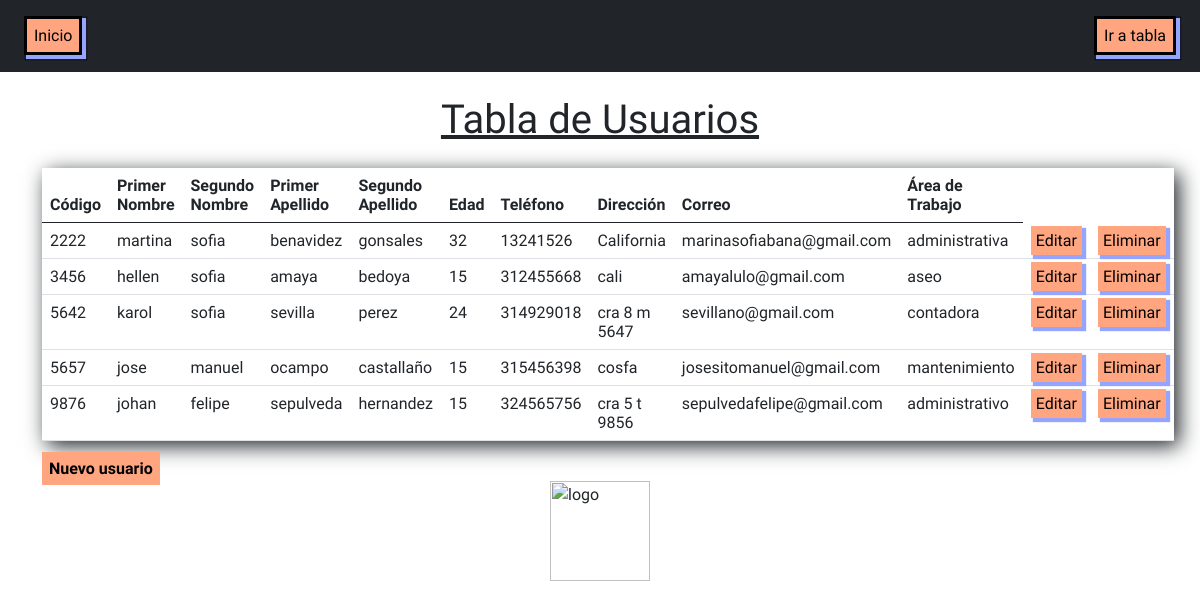
Page /tabla.php on the committed database.
### tables this page shows
CREATE TABLE `alape` (
  `Codigo` int(4) NOT NULL,
  `p_nombre` varchar(20) NOT NULL,
  `s_nombre` varchar(30) NOT NULL,
  `p_apellido` varchar(20) NOT NULL,
  `s_apellido` varchar(30) NOT NULL,
  `edad` int(2) NOT NULL,
  `telefono` int(13) NOT NULL,
  `direccion` varchar(20) NOT NULL,
  `correo` varchar(50) NOT NULL,
  `area_de_trabajo` varchar(50) NOT NULL
);

### tabla.php (the view, shortened to what this page needs)
<?php
	require('../crudProject/conexion.php');
	$query="SELECT * FROM alape";
	$resultado=$mysqli->query($query);
?>
<html>
	<head>
		<link rel="stylesheet" href="styles2.css">
		<link href="https://cdn.jsdelivr.net/npm/bootstrap@5.0.2/dist/css/bootstrap.min.css" rel="stylesheet"
>
	</head>
	<body class="body-css">
			<nav>
				<ul class="navbar navbar-dark bg-dark p-4">
					<li><a class="a-css" href="index.php">Inicio</a></li>
					<li><a class="a-css" href="tabla.php">Ir a tabla</a></li>
				</ul>
			</nav>
		<div class="container w-100">
			<center><h1 class="m-4  w-50 rounded text-decoration-underline">Tabla de Usuarios</h1></center>
			<table class="tabla2-css table table-responsive">
				<thead>
					<tr>
						<td><b>Código</b></td>
						<td><b>Primer Nombre</b></td>
						<td><b>Segundo Nombre</b></td>
						<td><b>Primer Apellido</b></td>
						<td><b>Segundo Apellido</b></td>
						<td><b>Edad</b></td>
						<td><b>Teléfono</b></td>
						<td><b>Dirección</b></td>
						<td><b>Correo</b></td>
						<td><b>Área de Trabajo</b></td>
					</tr>
					<tbody>
						<?php while($row=$resultado->fetch_assoc())
						{
							echo
							"<tr>"
								."<td>".$row["Codigo"]."</td>"
								."<td>".$row["p_nombre"]."</td>"
								."<td>".$row["s_nombre"]."</td>"
								."<td>".$row["p_apellido"]."</td>"
								."<td>".$row["s_apellido"]."</td>"
								."<td>".$row["edad"]."</td>"
								."<td>".$row["telefono"]."</td>"
								."<td>".$row["direccion"]."</td>"
								."<td>".$row["correo"]."</td>"
								."<td>".$row["area_de_trabajo"]."</td>"
								."<td>"."<a <a class='a2-css' href=' modificar.php?id=".$row['Codigo']." '> Editar</a>"."</td>"
								."<td>"." <a class='a2-css' href=' eliminar.php?id=".$row['Codigo']." '> Eliminar</a>"."</td>"
							."</tr>";
						}
						?>
					</tbody>
				</table>
				<a href="index.php" class="nuevo-usuario">Nuevo usuario</a>
		</div>
		<footer>
		<img width="100px" class="img-fluid mx-auto d-block " src="https://www.cosfacali.edu.co/images/Pequeo_Logo_Cosfa_2013-2014.png" alt="logo">
		</footer>
		</body>
	</html>

### styles2.css (style rules this page uses)
.body-css { background-image: url(https://s3-us-west-2.amazonaws.com/s.cdpn.io/38816/image-from-rawpixel-id-2210775-jpeg.jpg); background-repeat: none; background-size: cover; font-family: "Rajdhani", sans-serif; font-weight: 400; font-style: normal; }
.tabla2-css { height: 200px; background-color: white; box-shadow: 5px 5px 20px ; }
.a-css { padding: 7px; background-color: #ffa580; text-decoration: none; color:black; border: solid black; box-shadow: 3px 3px 1px 1px #95a4ff, 3px 3px 1px 2px rgba(0,0,0,1) }
.nuevo-usuario { padding: 7px; background-color: #ffa580; color: black; text-decoration: none; text-align: center; font-weight: bold; }
.a2-css { padding: 5px; background-color: #ffa580; text-decoration: none; color:black; border: black; box-shadow: 3px 3px 1px 1px #95a4ff; }

### rows in the picture
alape: Codigo "2222", p_nombre "martina", s_nombre "sofia", p_apellido "benavidez", s_apellido "gonsales", edad "32", telefono "13241526", direccion "California", correo "marinasofiabana@gmail.com", area_de_trabajo "administrativa"
alape: Codigo "3456", p_nombre "hellen", s_nombre "sofia", p_apellido "amaya", s_apellido "bedoya", edad "15", telefono "312455668", direccion "cali", correo "amayalulo@gmail.com", area_de_trabajo "aseo"
alape: Codigo "5642", p_nombre "karol", s_nombre "sofia", p_apellido "sevilla", s_apellido "perez", edad "24", telefono "314929018", direccion "cra 8 m 5647", correo "sevillano@gmail.com", area_de_trabajo "contadora"
alape: Codigo "5657", p_nombre "jose", s_nombre "manuel", p_apellido "ocampo", s_apellido "castallaño", edad "15", telefono "315456398", direccion "cosfa", correo "josesitomanuel@gmail.com", area_de_trabajo "mantenimiento"
alape: Codigo "9876", p_nombre "johan", s_nombre "felipe", p_apellido "sepulveda", s_apellido "hernandez", edad "15", telefono "324565756", direccion "cra 5 t 9856", correo "sepulvedafelipe@gmail.com", area_de_trabajo "administrativo"
